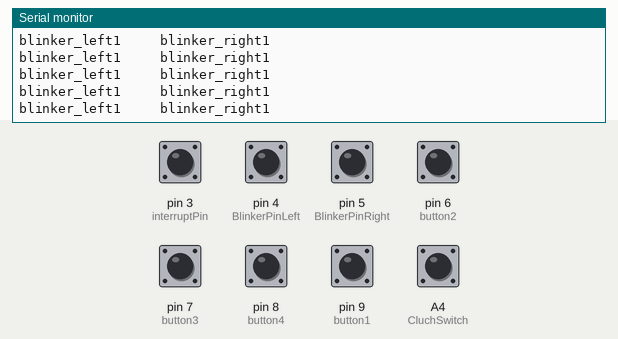
Simulated run of this sketch. Board: Arduino Uno, built with avr-gcc and run on an emulated ATmega328P. Shown: the last lines printed to the serial monitor. The test bench sets the inputs (shaded band); at power-on: A4 (CluchSwitch), pin 3 (interruptPin), pin 4 (BlinkerPinLeft), pin 5 (BlinkerPinRight), pin 6 (button2), pin 7 (button3), pin 8 (button4), pin 9 (button1) HIGH.

Above: at 1.2 s.
1.3 s: pin 4 (BlinkerPinLeft) pulled LOW for 0.15 s
At 1.4 s:
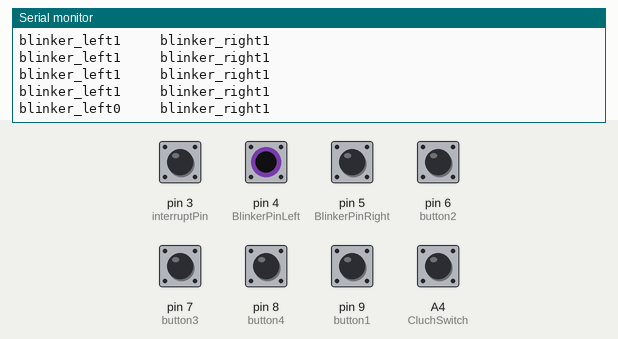
4.4 s: pin 5 (BlinkerPinRight) pulled LOW for 0.15 s
At 4.57 s:
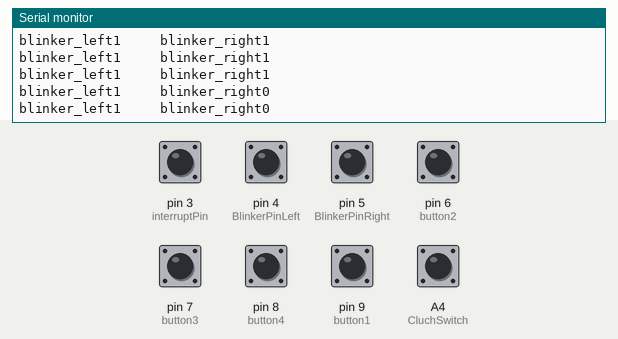

The sketch:

MAIN.ino
```cpp
// MAIN ECU
#include <CAN.h>


//______________BUTTONS AND SWITCHES

int BlinkerPinLeft = 4;
int BlinkerPinRight = 5;
int button4 = 8;
int button3 = 7;
int button2 = 6;
int button1 = 9;
int CluchSwitch = A4;
boolean ClutchSwitchState = false;
int buttonstate4;
int lastbuttonstate4;
int buttonstate3;
int lastbuttonstate3;
int buttonstate2;
int lastbuttonstate2;
int buttonstate1;
int lastbuttonstate1;
boolean lastGAS_RELEASED = false;
boolean lastBRAKE_PRESSED = false;


//______________VALUES SEND ON CAN
boolean OP_ON = false;
boolean MAIN_ON = true;
uint8_t set_speed = 0x0;
double average = 0;
boolean blinker_left = true;
boolean blinker_right = true;
float LEAD_LONG_DIST = 0;
float LEAD_REL_SPEED = 0;
float LEAD_LONG_DIST_RAW = 0;
float LEAD_REL_SPEED_RAW = 0;
boolean BRAKE_PRESSED = true;
boolean GAS_RELEASED = false;


//______________FOR SMOOTHING SPD
const int numReadings = 160;
float readings[numReadings];
int readIndex = 0;
double total = 0;

//______________FOR READING VSS SENSOR
const byte interruptPin = 3;
int inc = 0;
int half_revolutions = 0;
int spd;
unsigned long lastmillis;
unsigned long duration;
uint8_t encoder = 0;


void setup() {

Serial.begin(9600);
CAN.begin(500E3);

pinMode(interruptPin, INPUT_PULLUP);
attachInterrupt(digitalPinToInterrupt(interruptPin), rpm, FALLING);
pinMode(button1, INPUT);
pinMode(button2, INPUT);
pinMode(button3, INPUT);
pinMode(button4, INPUT);
pinMode(BlinkerPinLeft, INPUT_PULLUP);
pinMode(BlinkerPinRight, INPUT_PULLUP);


//______________initialize smoothing inputs
  for (int thisReading = 0; thisReading < numReadings; thisReading++) {
    readings[thisReading] = 0;
  }
}

void loop() {

//______________READ SPD SENSOR
attachInterrupt(1,rpm, FALLING);

if (half_revolutions >= 1) {
    detachInterrupt(1);
    duration = (micros() - lastmillis);
    spd = half_revolutions * (0.000135 / (duration * 0.000001)) * 3600;
    lastmillis = micros();
    half_revolutions = 0;
    attachInterrupt(1, rpm, FALLING);
  }

//______________SMOOTH SPD TO AVERAGE
  total = total - readings[readIndex];
  // read from the sensor:
  readings[readIndex] = spd;
  // add the reading to the total:
  total = total + readings[readIndex];
  // advance to the next position in the array:
  readIndex = readIndex + 1;

  // if we're at the end of the array...
  if (readIndex >= numReadings) {
    // ...wrap around to the beginning:
    readIndex = 0;
  }

  // calculate the average:
  average = total / numReadings;
  // send it to the computer as ASCII digits


//______________READING BUTTONS AND SWITCHES
ClutchSwitchState = digitalRead(CluchSwitch);
buttonstate4 = digitalRead(button4);
buttonstate3 = digitalRead(button3);
buttonstate2 = digitalRead(button2);
buttonstate1 = digitalRead(button1);

blinker_left = digitalRead(BlinkerPinLeft);
blinker_right = digitalRead(BlinkerPinRight);


Serial.print("blinker_left");
Serial.print(blinker_left);
Serial.print("     ");
Serial.print("blinker_right");
Serial.print(blinker_right);
Serial.println("     ");


//______________SET OP OFF WHEN BRAKE IS PRESSED

       if (BRAKE_PRESSED == true)
       {
       OP_ON = false;
       }


//______________SET OP OFF WHEN GAS IS PRESSED
       if (GAS_RELEASED == false)
       {
       OP_ON = false;
       }
//______________SET BUTTON NR4
if (buttonstate4 != lastbuttonstate4)
    {
       if (buttonstate4 == LOW)
       {
          if (OP_ON == true)
          {
          OP_ON = false;
          }
          else
          {
          OP_ON = true;
          set_speed = (average + 3);
          }
        }
     }

//______________SET BUTTON NR3
if (buttonstate3 != lastbuttonstate3)
    {
       if (buttonstate3 == LOW)
       {
       set_speed = set_speed + 5;
       }
    }
//______________SET BUTTON NR2
if (buttonstate2 != lastbuttonstate2)
   {
       if (buttonstate2 == LOW)
       {
       set_speed = set_speed - 5;
       }
    }


//______________LIMIT FOR SETSPEED
if (set_speed > 200)
    {
      set_speed = 0;
    }


//______________SET BUTTON NR1
if (buttonstate1 != lastbuttonstate1)
   {
       if (buttonstate1 == LOW)
       {
       OP_ON = false;
       }
   }

//______________SET CLUTCH SWITCH
if (ClutchSwitchState == LOW)
   {
  //  ("Clutch Pedal is pressed");
   }

lastbuttonstate1 = buttonstate1;
lastbuttonstate2 = buttonstate2;
lastbuttonstate3 = buttonstate3;
lastbuttonstate4 = buttonstate4;
lastBRAKE_PRESSED = BRAKE_PRESSED;
lastGAS_RELEASED = GAS_RELEASED;

//______________SENDING_CAN_MESSAGES

  //0x1d2 msg PCM_CRUISE
  uint8_t dat_1d2[8];
  dat_1d2[0] = (OP_ON << 5) & 0x20 | (GAS_RELEASED << 4) & 0x10;
  dat_1d2[1] = 0x0;
  dat_1d2[2] = 0x0;
  dat_1d2[3] = 0x0;
  dat_1d2[4] = 0x0;
  dat_1d2[5] = 0x0;
  dat_1d2[6] = (OP_ON << 7) & 0x80;
  dat_1d2[7] = can_cksum(dat_1d2, 7, 0x1d2);
  CAN.beginPacket(0x1d2);
  for (int ii = 0; ii < 8; ii++) {
    CAN.write(dat_1d2[ii]);
  }
  CAN.endPacket();

  //0x1d3 msg PCM_CRUISE_2
  uint8_t dat_1d3[8];
  dat_1d3[0] = 0x0;
  dat_1d3[1] = (MAIN_ON << 7) & 0x80 | 0x28;
  dat_1d3[2] = set_speed;
  dat_1d3[3] = 0x0;
  dat_1d3[4] = 0x0;
  dat_1d3[5] = 0x0;
  dat_1d3[6] = 0x0;
  dat_1d3[7] = can_cksum(dat_1d3, 7, 0x1d3);
  CAN.beginPacket(0x1d3);
  for (int ii = 0; ii < 8; ii++) {
    CAN.write(dat_1d3[ii]);
  }
  CAN.endPacket();

  //0xaa msg defaults 1a 6f WHEEL_SPEEDS
  uint8_t dat_aa[8];
  uint16_t wheelspeed = 0x1a6f + (average * 100);
  dat_aa[0] = (wheelspeed >> 8) & 0xFF;
  dat_aa[1] = (wheelspeed >> 0) & 0xFF;
  dat_aa[2] = (wheelspeed >> 8) & 0xFF;
  dat_aa[3] = (wheelspeed >> 0) & 0xFF;
  dat_aa[4] = (wheelspeed >> 8) & 0xFF;
  dat_aa[5] = (wheelspeed >> 0) & 0xFF;
  dat_aa[6] = (wheelspeed >> 8) & 0xFF;
  dat_aa[7] = (wheelspeed >> 0) & 0xFF;
  CAN.beginPacket(0xaa);
  for (int ii = 0; ii < 8; ii++) {
    CAN.write(dat_aa[ii]);
  }
  CAN.endPacket();
/*
  //0x3b7 msg ESP_CONTROL
  uint8_t dat_3b7[8];
  dat_3b7[0] = 0x0;
  dat_3b7[1] = 0x0;
  dat_3b7[2] = 0x0;
  dat_3b7[3] = 0x0;
  dat_3b7[4] = 0x0;
  dat_3b7[5] = 0x0;
  dat_3b7[6] = 0x0;
  dat_3b7[7] = 0x08;
  CAN.beginPacket(0x3b7);
  for (int ii = 0; ii < 8; ii++) {
    CAN.write(dat_3b7[ii]);
  }
  CAN.endPacket();

*/
  //0x620 msg STEATS_DOORS
  uint8_t dat_620[8];
  dat_620[0] = 0x10;
  dat_620[1] = 0x0;
  dat_620[2] = 0x0;
  dat_620[3] = 0x1d;
  dat_620[4] = 0xb0;
  dat_620[5] = 0x40;
  dat_620[6] = 0x0;
  dat_620[7] = 0x0;
  CAN.beginPacket(0x620);
  for (int ii = 0; ii < 8; ii++) {
    CAN.write(dat_620[ii]);
  }
  CAN.endPacket();

  // 0x3bc msg GEAR_PACKET
  uint8_t dat_3bc[8];
  dat_3bc[0] = 0x0;
  dat_3bc[1] = 0x0;
  dat_3bc[2] = 0x0;
  dat_3bc[3] = 0x0;
  dat_3bc[4] = 0x0;
  dat_3bc[5] = 0x80;
  dat_3bc[6] = 0x0;
  dat_3bc[7] = 0x0;
  CAN.beginPacket(0x3bc);
  for (int ii = 0; ii < 8; ii++) {
    CAN.write(dat_3bc[ii]);
  }
  CAN.endPacket();

  //0x614 msg steering_levers
  uint8_t dat_614[8];
  dat_614[0] = 0x29;
  dat_614[1] = 0x0;
  dat_614[2] = 0x01;
  dat_614[3] = (blinker_left << 5) & 0x20 |(blinker_right << 4) & 0x10;
  dat_614[4] = 0x0;
  dat_614[5] = 0x0;
  dat_614[6] = 0x76;
  dat_614[7] = can_cksum(dat_614, 7, 0x614);
  CAN.beginPacket(0x614);
  for (int ii = 0; ii < 8; ii++) {
    CAN.write(dat_614[ii]);
  }
  CAN.endPacket();

//______________READING CAN
  CAN.parsePacket();

  //128x2e6 msg LEAD_INFO
  if (CAN.packetId() == 0x2e6)
      {
      uint8_t dat_2e6[8];
      for (int ii = 0; ii <= 7; ii++) {
        dat_2e6[ii]  = (char) CAN.read();
        }
        LEAD_LONG_DIST_RAW = (dat_2e6[0] << 8 | dat_2e6[1] << 3);
        LEAD_REL_SPEED_RAW = (dat_2e6[2] << 8 | dat_2e6[3] << 4);
        }
  //______________CONVERTING INTO RIGHT VALUE USING DBC SCALE
  LEAD_LONG_DIST = (LEAD_LONG_DIST_RAW * 0.005);
  LEAD_REL_SPEED = (LEAD_REL_SPEED_RAW * 0.009);


  //0x224 msg BRAKE_MODULE --- WE are using the 0x3b7 message, which is ESP_CONTROL to reduce traffic on the can network
    if (CAN.packetId() == 0x3b7)
      {
      uint8_t dat_3b7[8];
      for (int ii = 0; ii <= 7; ii++) {
        dat_3b7[ii]  = (char) CAN.read();
        }
        BRAKE_PRESSED = (dat_3b7[0] << 5);
        }


    //0x2c1 msg GAS_PEDAL
    if (CAN.packetId() == 0x2c1)
      {
      uint8_t dat_2c1[8];
      for (int ii = 0; ii <= 7; ii++) {
        dat_2c1[ii]  = (char) CAN.read();
        }
        GAS_RELEASED = (dat_2c1[0] << 3);
        }


//______________LOGIC FOR LANE CHANGE RECOMENDITION
if (set_speed >= ((average * 100) + 15))
   {
   if (LEAD_REL_SPEED  <= 15)
      {
      if (LEAD_LONG_DIST <= 100)
         {
         blinker_left = false;
         }
      }
   }

}

void rpm() {
  half_revolutions++;
  if (encoder > 255)
  {
    encoder = 0;
  }
  encoder++;
}

//TOYOTA CAN CHECKSUM
int can_cksum (uint8_t *dat, uint8_t len, uint16_t addr) {
  uint8_t checksum = 0;
  checksum = ((addr & 0xFF00) >> 8) + (addr & 0x00FF) + len + 1;
  //uint16_t temp_msg = msg;
  for (int ii = 0; ii < len; ii++) {
    checksum += (dat[ii]);
  }
  return checksum;
}
```

Measured:
- after the input at 1.3 s, the serial monitor: prints a new line after 0.08 s (image 1)
- after the input at 4.4 s, the serial monitor: prints a new line after 0.10 s (image 2)
